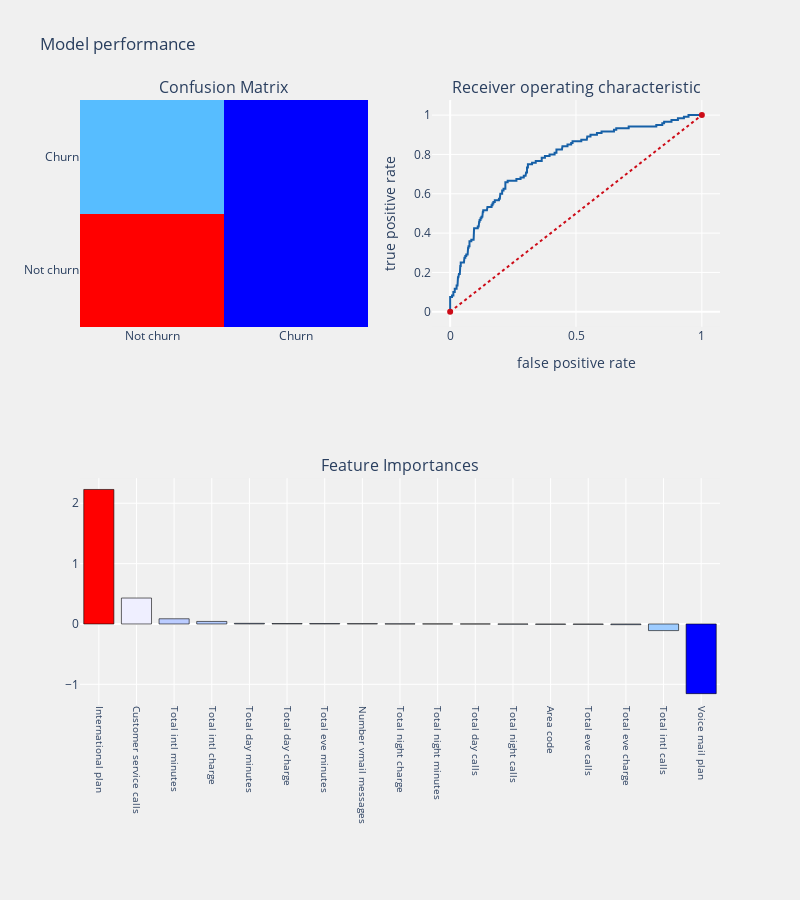

The notebook cell saved with this chart:
### Markdown cell above
## 1.9 Training Our Model using Logistic Regression

### Code cell
from sklearn.model_selection import train_test_split
from sklearn.linear_model import LogisticRegression
from sklearn.metrics import confusion_matrix,accuracy_score,classification_report
from sklearn.metrics import roc_auc_score,roc_curve,scorer
from sklearn.metrics import f1_score
import statsmodels.api as sm
from sklearn.metrics import precision_score,recall_score
from yellowbrick.classifier import DiscriminationThreshold
#splitting train and test data 
train,test = train_test_split(df,test_size = .25 ,random_state = 111)
X = df.drop(['State','Churn'],axis=1)
target_col = ['Churn']
##seperating dependent and independent variables
cols    = X.columns
train_X = train[cols]
train_Y = train[target_col]
test_X  = test[cols]
test_Y  = test[target_col]

#Function attributes
#dataframe     - processed dataframe
#Algorithm     - Algorithm used 
#training_x    - predictor variables dataframe(training)
#testing_x     - predictor variables dataframe(testing)
#training_y    - target variable(training)
#training_y    - target variable(testing)
#cf - ["coefficients","features"](cooefficients for logistic 
                                 #regression,features for tree based models)

#threshold_plot - if True returns threshold plot for model
    
def telecom_churn_prediction(algorithm,training_x,testing_x,
                             training_y,testing_y,cols,cf,threshold_plot) :
    
    #model
    algorithm.fit(training_x,training_y)
    predictions   = algorithm.predict(testing_x)
    probabilities = algorithm.predict_proba(testing_x)
    #coeffs
    if   cf == "coefficients" :
        coefficients  = pd.DataFrame(algorithm.coef_.ravel())
    elif cf == "features" :
        coefficients  = pd.DataFrame(algorithm.feature_importances_)
        
    column_df     = pd.DataFrame(cols)
    coef_sumry    = (pd.merge(coefficients,column_df,left_index= True,
                              right_index= True, how = "left"))
    coef_sumry.columns = ["coefficients","features"]
    coef_sumry    = coef_sumry.sort_values(by = "coefficients",ascending = False)
    
    print (algorithm)
    print ("\n Classification report : \n",classification_report(testing_y,predictions))
    print ("Accuracy   Score : ",accuracy_score(testing_y,predictions))
    #confusion matrix
    conf_matrix = confusion_matrix(testing_y,predictions)
    #roc_auc_score
    model_roc_auc = roc_auc_score(testing_y,predictions) 
    print ("Area under curve : ",model_roc_auc,"\n")
    fpr,tpr,thresholds = roc_curve(testing_y,probabilities[:,1])
    
    #plot confusion matrix
    trace1 = go.Heatmap(z = conf_matrix ,
                        x = ["Not churn","Churn"],
                        y = ["Not churn","Churn"],
                        showscale  = False,colorscale = "Picnic",
                        name = "matrix")
    
    #plot roc curve
    trace2 = go.Scatter(x = fpr,y = tpr,
                        name = "Roc : " + str(model_roc_auc),
                        line = dict(color = ('rgb(22, 96, 167)'),width = 2))
    trace3 = go.Scatter(x = [0,1],y=[0,1],
                        line = dict(color = ('rgb(205, 12, 24)'),width = 2,
                        dash = 'dot'))
    
    #plot coeffs
    trace4 = go.Bar(x = coef_sumry["features"],y = coef_sumry["coefficients"],
                    name = "coefficients",
                    marker = dict(color = coef_sumry["coefficients"],
                                  colorscale = "Picnic",
                                  line = dict(width = .6,color = "black")))
    
    #subplots
    fig = tls.make_subplots(rows=2, cols=2, specs=[[{}, {}], [{'colspan': 2}, None]],
                            subplot_titles=('Confusion Matrix',
                                            'Receiver operating characteristic',
                                            'Feature Importances'))
    
    fig.append_trace(trace1,1,1)
    fig.append_trace(trace2,1,2)
    fig.append_trace(trace3,1,2)
    fig.append_trace(trace4,2,1)
    
    fig['layout'].update(showlegend=False, title="Model performance" ,
                         autosize = False,height = 900,width = 800,
                         plot_bgcolor = 'rgba(240,240,240, 0.95)',
                         paper_bgcolor = 'rgba(240,240,240, 0.95)',
                         margin = dict(b = 195))
    fig["layout"]["xaxis2"].update(dict(title = "false positive rate"))
    fig["layout"]["yaxis2"].update(dict(title = "true positive rate"))
    fig["layout"]["xaxis3"].update(dict(showgrid = True,tickfont = dict(size = 10),
                                        tickangle = 90))
    py.iplot(fig)
    
    if threshold_plot == True : 
        visualizer = DiscriminationThreshold(algorithm)
        visualizer.fit(training_x,training_y)
        visualizer.poof()
        
logit  = LogisticRegression(C=1.0, class_weight=None, dual=False, fit_intercept=True,
          intercept_scaling=1, max_iter=100, multi_class='ovr', n_jobs=1,
          penalty='l2', random_state=None, solver='liblinear', tol=0.0001,
          verbose=0, warm_start=False)

telecom_churn_prediction(logit,train_X,test_X,train_Y,test_Y,
                         cols,"coefficients",threshold_plot = True)

### Figure 1 — Plotly figure (JSON) as saved in the notebook; plotly's stock layout.template omitted (floating-point values rounded to 4 significant figures; data arrays with more than 128 entries replaced by an {"elided": "..."} marker saying what was removed)
{"data": [{"colorscale": [[0, "rgb(0,0,255)"], [0.1, "rgb(51,153,255)"], [0.2, "rgb(102,204,255)"], [0.3, "rgb(153,204,255)"], [0.4, "rgb(204,204,255)"], [0.5, "rgb(255,255,255)"], [0.6, "rgb(255,204,255)"], [0.7, "rgb(255,153,255)"], [0.8, "rgb(255,102,204)"], [0.9, "rgb(255,102,102)"], [1, "rgb(255,0,0)"]], "name": "matrix", "showscale": false, "type": "heatmap", "x": ["Not churn", "Churn"], "xaxis": "x", "y": ["Not churn", "Churn"], "yaxis": "y", "z": [[531, 16], [104, 16]]}, {"line": {"color": "rgb(22, 96, 167)", "width": 2}, "name": "Roc : 0.552041438147471", "type": "scatter", "x": {"elided": "162 float values"}, "xaxis": "x2", "y": {"elided": "162 float values"}, "yaxis": "y2"}, {"line": {"color": "rgb(205, 12, 24)", "dash": "dot", "width": 2}, "type": "scatter", "x": [0, 1], "xaxis": "x2", "y": [0, 1], "yaxis": "y2"}, {"marker": {"color": [2.228, 0.4295, 0.08614, 0.04213, 0.01059, 0.007063, 0.006532, 0.005756, 0.001784, 0.001387, 0.0003011, -0.003596, -0.006182, -0.006538, -0.01175, -0.1097, -1.154], "colorscale": [[0, "rgb(0,0,255)"], [0.1, "rgb(51,153,255)"], [0.2, "rgb(102,204,255)"], [0.3, "rgb(153,204,255)"], [0.4, "rgb(204,204,255)"], [0.5, "rgb(255,255,255)"], [0.6, "rgb(255,204,255)"], [0.7, "rgb(255,153,255)"], [0.8, "rgb(255,102,204)"], [0.9, "rgb(255,102,102)"], [1, "rgb(255,0,0)"]], "line": {"color": "black", "width": 0.6}}, "name": "coefficients", "type": "bar", "x": ["International plan", "Customer service calls", "Total intl minutes", "Total intl charge", "Total day minutes", "Total day charge", "Total eve minutes", "Number vmail messages", "Total night charge", "Total night minutes", "Total day calls", "Total night calls", "Area code", "Total eve calls", "Total eve charge", "Total intl calls", "Voice mail plan"], "xaxis": "x3", "y": [2.228, 0.4295, 0.08614, 0.04213, 0.01059, 0.007063, 0.006532, 0.005756, 0.001784, 0.001387, 0.0003011, -0.003596, -0.006182, -0.006538, -0.01175, -0.1097, -1.154], "yaxis": "y3"}], "layout": {"annotations": [{"font": {"size": 16}, "showarrow": false, "text": "Confusion Matrix", "x": 0.225, "xanchor": "center", "xref": "paper", "y": 1, "yanchor": "bottom", "yref": "paper"}, {"font": {"size": 16}, "showarrow": false, "text": "Receiver operating characteristic", "x": 0.775, "xanchor": "center", "xref": "paper", "y": 1, "yanchor": "bottom", "yref": "paper"}, {"font": {"size": 16}, "showarrow": false, "text": "Feature Importances", "x": 0.5, "xanchor": "center", "xref": "paper", "y": 0.375, "yanchor": "bottom", "yref": "paper"}], "autosize": false, "height": 900, "margin": {"b": 195}, "paper_bgcolor": "rgba(240,240,240, 0.95)", "plot_bgcolor": "rgba(240,240,240, 0.95)", "showlegend": false, "title": {"text": "Model performance"}, "width": 800, "xaxis": {"anchor": "y", "domain": [0, 0.45]}, "xaxis2": {"anchor": "y2", "domain": [0.55, 1], "title": {"text": "false positive rate"}}, "xaxis3": {"anchor": "y3", "domain": [0, 1], "showgrid": true, "tickangle": 90, "tickfont": {"size": 10}}, "yaxis": {"anchor": "x", "domain": [0.625, 1]}, "yaxis2": {"anchor": "x2", "domain": [0.625, 1], "title": {"text": "true positive rate"}}, "yaxis3": {"anchor": "x3", "domain": [0, 0.375]}}}
